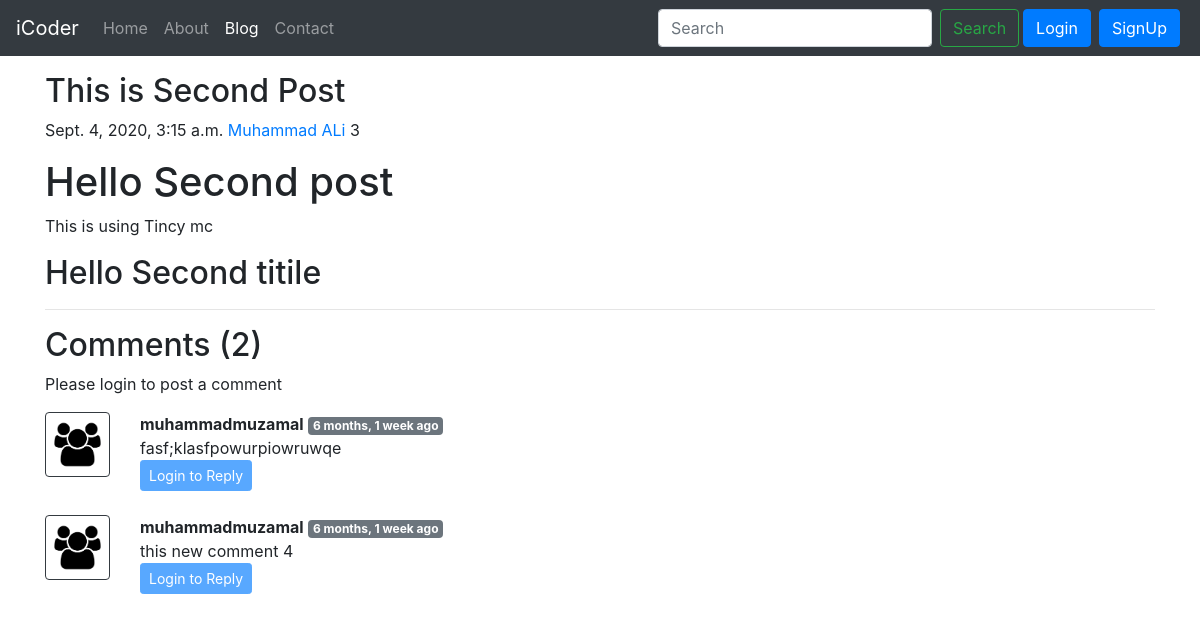
Screenshot of /blog/hello with the database file from the repository.
### blog/models.py (models this page shows, shortened)
class Post(models.Model):
    sno = models.AutoField(primary_key=True)
    titile = models.CharField(max_length=255)
    content = models.TextField()
    author = models.CharField(max_length=100)
    slug =  models.CharField(max_length=130)
    views = models.IntegerField(default=0)
    timeStamp = models.DateTimeField(blank=True)

class BlogComment(models.Model):
    sno = models.AutoField(primary_key=True)
    comment = models.TextField()
    user = models.ForeignKey(User, on_delete=models.CASCADE)
    post = models.ForeignKey(Post, on_delete=models.CASCADE)
    parent =  models.ForeignKey('self',on_delete=models.CASCADE,null=True)
    timeStamp = models.DateTimeField(default=now)

### blog/views.py (the view)
# urls.py: path('<str:slug>', views.blogPost, name='blogPost'),
def blogPost(request,slug):
    post = Post.objects.filter(slug=slug).first()
    post.views = post.views+1
    post.save()
    comments = BlogComment.objects.filter(post=post,parent=None)
    replies = BlogComment.objects.filter(post=post).exclude(parent=None)
    repDict = {}
    for reply in replies:
       if reply.parent.sno not in repDict.keys():
          repDict[reply.parent.sno] =  [reply]
       else:
         repDict[reply.parent.sno].append(reply)
    context = {'post':post,'comments':comments,'user':request.user,'replyDict':repDict}
    return render(request,'blog/blogPost.html',context)

### blog/templatetags/extras.py (called while the page is built)
@register.filter(name='get_val')
def get_val(dict,key):
    return dict.get(key)

### templates/blog/blogPost.html (shortened to what this page needs)
{% extends 'base.html'%}
{% block blogactive %} active {% endblock blogactive %}
{%block body%}
{% load humanize %}
{% load extras %}
<div class="container my-3">
        <h2 class="blog-post-title">{{post.titile}}</h2>
        <p class="blog-post-meta">{{post.timeStamp}} <a href="#">{{post.author}}</a>
        <span>{{post.views}}</span></p>
        <p>{{post.content|safe}}</p>
        <hr>
</div>
<div class="container">
        <h2>Comments ({{comments.count}}) </h2>
        <div class="my-2">
                {% if user.is_authenticated %}
                <form action="/blog/postComment" method="POST"> {% csrf_token %}
                        <div class="form-group">
                                <label for="exampleInputEmail1">Post Comment</label>
                                <input type="text" class="form-control" name="comment" placeholder="Enter comment here">
                                <input type="hidden" name="parentSno" value="">
                        </div>
                        <input type="hidden" name="postsno" value="{{post.sno}}">
                        <button type="submit" class="btn btn-primary">Submit</button>
                </form>
                {% else %}
                Please login to post a comment
                {% endif %}
        </div>
        {% for comment in comments %}
        <div class="row my-3">
                <div class="col-md-1 ">
                        <img src="/static/img/user.png" class="rounded mx-auto d-block w-100 p-2 border border-dark"
                                alt="user">
                </div>
                <div class="col-md-11 ">
                        <b>{{comment.user.username}}</b> <span
                                class="badge badge-secondary">{{comment.timeStamp | naturaltime}}</span>
                        <div>{{comment.comment}}</div>
                        <div class="reply mx-0">
                        {% if user.is_authenticated %}
                                <button class="btn btn-primary btn-sm" type="button" data-toggle="collapse"
                                        data-target="#replyBox{{comment.sno}}" aria-expanded="false"
                                        aria-controls="collapseExample">
                                        Reply
                                </button>
                                <div class="collapse" id="replyBox{{comment.sno}}">
                                        <div class="card card-body my-2">
                                                <form action="/blog/postComment" method="POST"> {% csrf_token %}
                                                        <div class="form-group">
                                                                <label for="comment">Post Reply</label>
                                                                <input type="text" class="form-control" name="comment"
                                                                        placeholder="Enter comment here">
                                                                <input type="hidden" name="parentSno"
                                                                        value="{{comment.sno}}">
                                                        </div>
                                                        <input type="hidden" name="postsno" value="{{post.sno}}">
                                                        <button type="submit" class="btn btn-primary">Submit</button>
                                                </form>
                                        </div>
                                </div>
                                {% else %}
                                                                <button class="btn btn-primary btn-sm" type="button" data-toggle="collapse"
                                        data-target="#replyBox{{comment.sno}}" aria-expanded="false"
                                        aria-controls="collapseExample" disabled>
                                        Login to Reply
                                </button>
                                {% endif %}
                        </div>
                </div>
        </div>
        {% endfor %}
</div>
{%endblock body%}

### rows the page displays
Post: titile "This is Second Post", timeStamp "Sept. 4, 2020, 3:15 a.m.", author "Muhammad ALi", views "3", content "Hello Second post This is using Tincy mc Hello Second titile"
BlogComment: user.username "muhammadmuzamal", timeStamp "6 months, 1 week ago", comment "fasf;klasfpowurpiowruwqe"
BlogComment: user.username "muhammadmuzamal", timeStamp "6 months, 1 week ago", comment "this new comment 4"

### other values shown
{{ comments.count }} "2"
